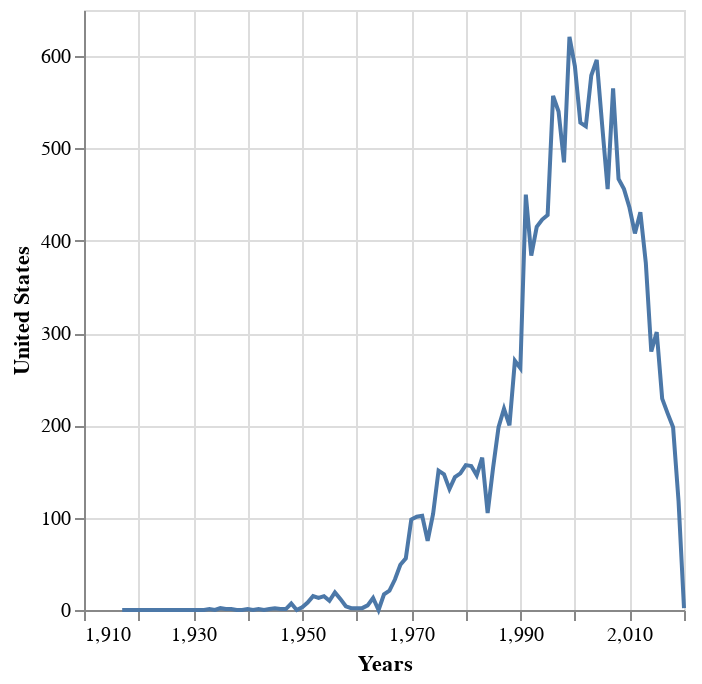

Notebook code cell kept with this figure:
### Code cell
linecorg = alt.Chart(corgs).mark_line().encode(
    alt.X('Years:Q'),
    alt.Y('United States:Q')
)
linecorg
